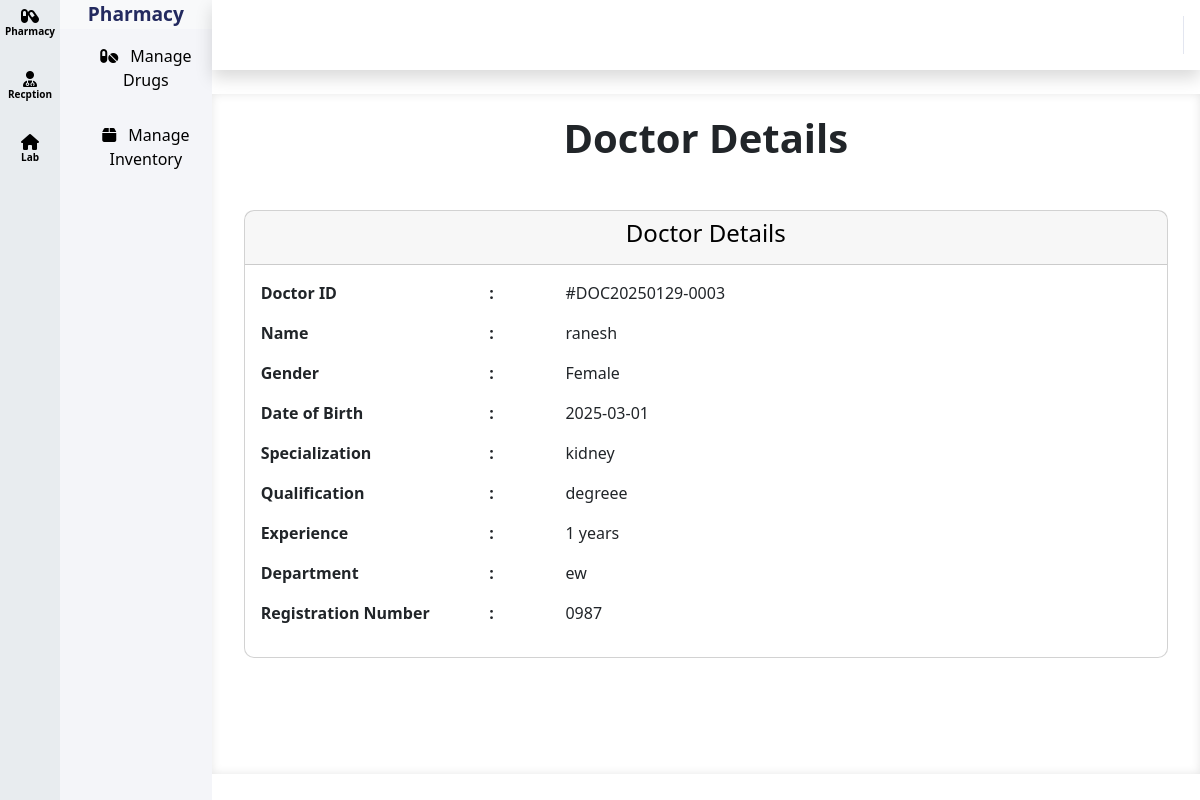
The app's page /modules/staff/views/view_doctor.php?id=DOC20250129-0003 with its own data.
### tables this page shows
CREATE TABLE `doctors_list` (
  `doctor_id` varchar(20) NOT NULL,
  `doctor_name` varchar(255) NOT NULL,
  `dob` date NOT NULL,
  `gender` enum('Male','Female','Other') NOT NULL,
  `phone` varchar(20) NOT NULL,
  `email` varchar(100) NOT NULL,
  `specialization` varchar(100) NOT NULL,
  `qualification` varchar(255) NOT NULL,
  `experience` int(11) NOT NULL,
  `registration_number` varchar(100) NOT NULL,
  `join_date` date DEFAULT NULL,
  `department` varchar(100) NOT NULL,
  `shift_timings` varchar(50) DEFAULT NULL,
  `username` varchar(50) NOT NULL,
  `password` varchar(255) NOT NULL,
  `address` text DEFAULT NULL,
  `profile_image` varchar(255) DEFAULT NULL,
  `salary` decimal(10,2) DEFAULT NULL,
  `bank_account` varchar(50) DEFAULT NULL,
  `tax_id` varchar(50) DEFAULT NULL,
  `availability_days` varchar(50) DEFAULT NULL,
  `consultation_hours` varchar(50) DEFAULT NULL,
  `certificates` text DEFAULT NULL,
  `created_at` timestamp NOT NULL DEFAULT current_timestamp(),
  `updated_at` timestamp NOT NULL DEFAULT current_timestamp() ON UPDATE current_timestamp()
);

### modules/staff/views/view_doctor.php (the view, shortened to what this page needs)
<div id="wrapper">
    <?php
    include "../../../includes/sidebar.php";
    include "../../../includes/header.php";
    include "../../../config/db.php";
    if (isset($_GET['id']) && !empty($_GET['id'])) {
        $doctor_id = $_GET['id'];
        $stmt = $pdo->prepare("SELECT * FROM doctors_list WHERE doctor_id = :doctor_id");
        $stmt->bindParam(':doctor_id', $doctor_id, PDO::PARAM_STR);
        $stmt->execute();
        $doctor = $stmt->fetch(PDO::FETCH_ASSOC);
        if ($doctor) {
    ?>
            <div id="content-wrapper" class="d-flex flex-column bg-white">
                <div id="content">
                    <h1 class="text-center mb-5"><strong>Doctor Details</strong></h1>
                    <div class="container-fluid">
                        <div class="card" style="border-radius: 10px;">
                            <div class="card-header text-black text-center">
                                <h4>Doctor Details</h4>
                            </div>
                            <div class="card-body">
                                <div class="row mb-3">
                                    <div class="col-sm-3 font-weight-bold">Doctor ID</div>
                                    <div class="col-sm-1 font-weight-bold"> : </div>
                                    <div class="col-sm-8">#<?php echo htmlspecialchars($doctor['doctor_id']); ?></div>
                                </div>
                                <div class="row mb-3">
                                    <div class="col-sm-3 font-weight-bold">Name</div>
                                    <div class="col-sm-1 font-weight-bold"> : </div>
                                    <div class="col-sm-8"> <?php echo htmlspecialchars($doctor['doctor_name']); ?></div>
                                </div>
                                <div class="row mb-3">
                                    <div class="col-sm-3 font-weight-bold">Gender</div>
                                    <div class="col-sm-1 font-weight-bold"> : </div>
                                    <div class="col-sm-8"> <?php echo htmlspecialchars($doctor['gender']); ?></div>
                                </div>
                                <div class="row mb-3">
                                    <div class="col-sm-3 font-weight-bold">Date of Birth</div>
                                    <div class="col-sm-1 font-weight-bold"> : </div>
                                    <div class="col-sm-8"> <?php echo htmlspecialchars($doctor['dob']); ?></div>
                                </div>
                                <div class="row mb-3">
                                    <div class="col-sm-3 font-weight-bold">Specialization</div>
                                    <div class="col-sm-1 font-weight-bold"> : </div>
                                    <div class="col-sm-8"> <?php echo htmlspecialchars($doctor['specialization']); ?></div>
                                </div>
                                <div class="row mb-3">
                                    <div class="col-sm-3 font-weight-bold">Qualification</div>
                                    <div class="col-sm-1 font-weight-bold"> : </div>
                                    <div class="col-sm-8"> <?php echo htmlspecialchars($doctor['qualification']); ?></div>
                                </div>
                                <div class="row mb-3">
                                    <div class="col-sm-3 font-weight-bold">Experience</div>
                                    <div class="col-sm-1 font-weight-bold"> : </div>
                                    <div class="col-sm-8"> <?php echo htmlspecialchars($doctor['experience']); ?> years</div>
                                </div>
                                <div class="row mb-3">
                                    <div class="col-sm-3 font-weight-bold">Department</div>
                                    <div class="col-sm-1 font-weight-bold"> : </div>
                                    <div class="col-sm-8"> <?php echo htmlspecialchars($doctor['department']); ?></div>
                                </div>
                                <div class="row mb-3">
                                    <div class="col-sm-3 font-weight-bold">Registration Number</div>
                                    <div class="col-sm-1 font-weight-bold"> : </div>
                                    <div class="col-sm-8"> <?php echo htmlspecialchars($doctor['registration_number']); ?></div>
                                </div>
                            </div>
                        </div>
                    </div>
                </div>
            </div>
    <?php
        } else {
            echo "<div class='alert alert-danger text-center'>Doctor not found.</div>";
        }
    } else {
        echo "<div class='alert alert-danger text-center'>Valid Doctor ID is required.</div>";
    }
    ?>
</div>

### assets/css/style.css (style rules this page uses)
.card-header { background-color: #F4F5F9; }
#wrapper { height: 100vh !important; }
#content-wrapper { flex: 1 !important; overflow-y: auto !important; height: 85vh !important; padding: 20px !important; box-shadow: inset 0px 0px 10px rgba(0, 0, 0, 0.1) !important; }

### records on screen
doctors_list: doctor_id "DOC20250129-0003", doctor_name "ranesh", gender "Female", dob "2025-03-01", specialization "kidney", qualification "degreee", experience "1", department "ew", registration_number "0987"
